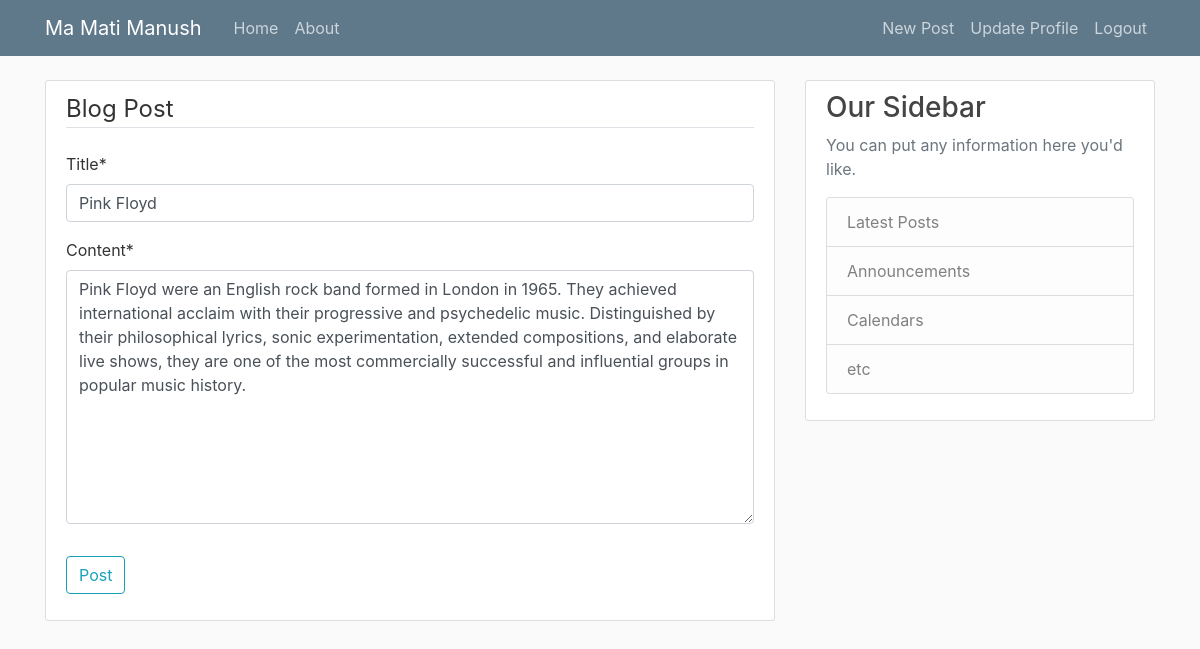
Screenshot of /post/14/update/ (signed in) with the database file from the repository.
### blog/models.py (models this page shows, shortened)
class Post(models.Model):
    title = models.CharField(max_length=100)
    content = models.TextField()
    date_posted = models.DateTimeField(default=timezone.now)
    author = models.ForeignKey(User, on_delete=models.CASCADE)

### blog/views.py (the view, shortened to what this page needs)
# urls.py: path('post/<int:pk>/update/', PostUpdateView.as_view(), name="post-update"), ##will use the same PostCreateView template
class PostUpdateView(LoginRequiredMixin, UserPassesTestMixin, UpdateView):
    model = Post
    fields = ['title', 'content']
    def test_func(self):
        post = self.get_object()
        if self.request.user == post.author :
            return True
        return False

### blog/templates/blog/post_form.html (shortened to what this page needs)
{% extends "blog/base.html" %}
{% load crispy_forms_tags %}
{% block content %}
    <div class="content-section">
        <form method="POST">
            <fieldset class = "form-group">
                <legend class="border-bottom mb-4">Blog Post</legend>
                {{form|crispy }}
            </fieldset>
            <div class=form-group>
                <button class="btn btn-outline-info" type="submit">Post</button>
            </div>
        </form>
    </div>
{% endblock content  %}

### blog/static/blog/main.css (style rules this page uses)
body { background: #fafafa; color: #333333; margin-top: 5rem; }
.content-section { background: #ffffff; padding: 10px 20px; border: 1px solid #dddddd; border-radius: 3px; margin-bottom: 20px; }

### rows the page displays
Post: title "Pink Floyd", content "Pink Floyd were an English rock band formed in London in 1965. They achieved international acclaim with their progressive and psychedelic music. Distinguished by their philosophical lyrics, sonic experimentation, extended compositions, and elaborate live shows, they are one of the most commercially successful and influential groups in popular music history."
